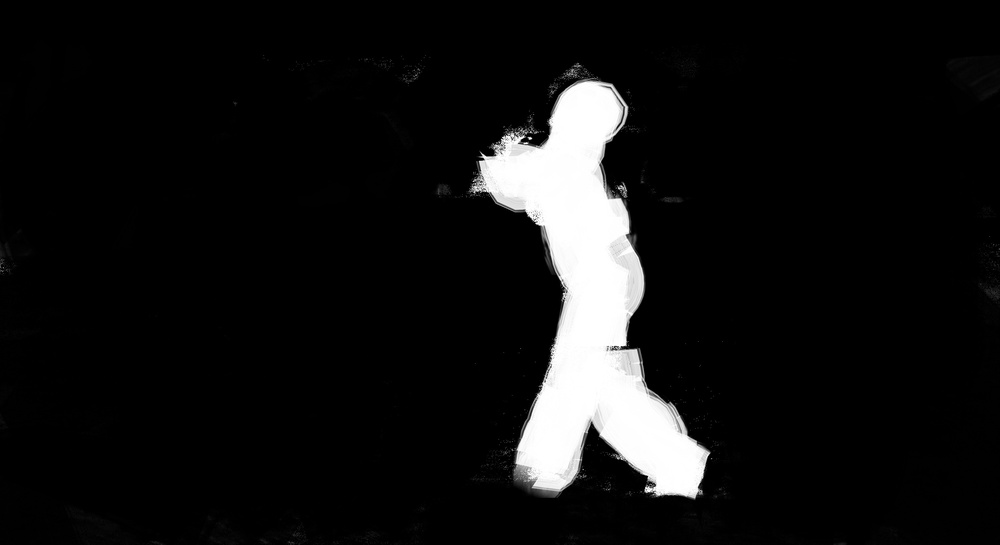
#> input picture ground_truth.jpg, 1000 x 545 px, shrunk from 2816 x 1536 before the run
$ python part5_evaluation.py
#> lines starting #> are read from the running program, lines starting #| are printed output that depends on the picture; after the words box and inside, x2 and y2 are one past the last pixel; in counts of white or black regions, pixels touching at a corner belong together
import cv2
import numpy as np

# 1. Load the manual ground truth mask (read as grayscale)
# Ensure you saved your painted image exactly as 'ground_truth.jpg'
gt_img = cv2.imread('ground_truth.jpg', cv2.IMREAD_GRAYSCALE)
#> gt_img is the input picture: shape (545, 1000); min 0, max 255, mean 19.2

# 2. Load the three algorithm predicted masks
otsu_img = cv2.imread('otsu_binary_mask.jpg', cv2.IMREAD_GRAYSCALE)
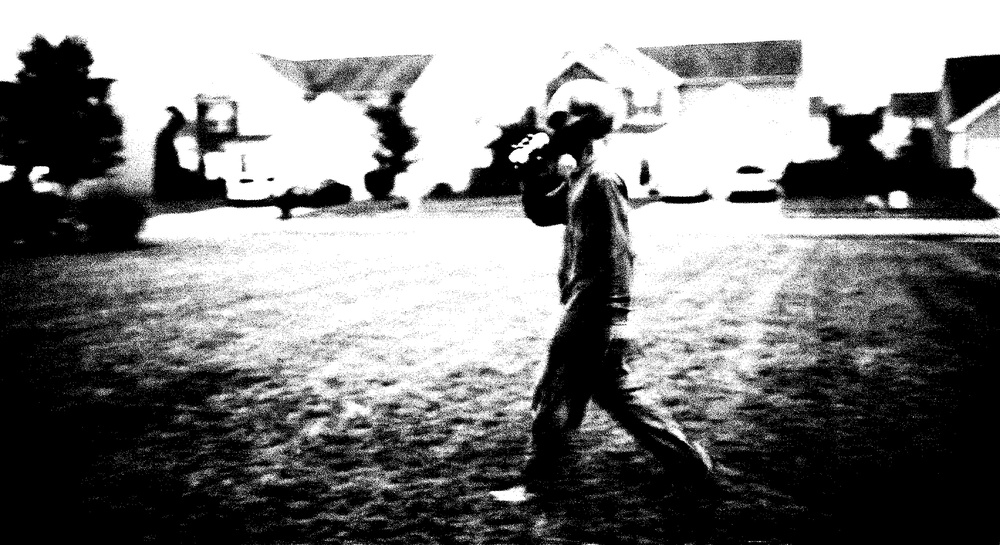
#> input picture otsu_binary_mask.jpg, 1000 x 545 px, shrunk from 2816 x 1536 before the run
#> otsu_img is the input picture: shape (545, 1000); min 0, max 255, mean 127.4
adapt_img = cv2.imread('adaptive_binary_mask.jpg', cv2.IMREAD_GRAYSCALE)
kmeans_img = cv2.imread('kmeans_mask.jpg', cv2.IMREAD_GRAYSCALE)
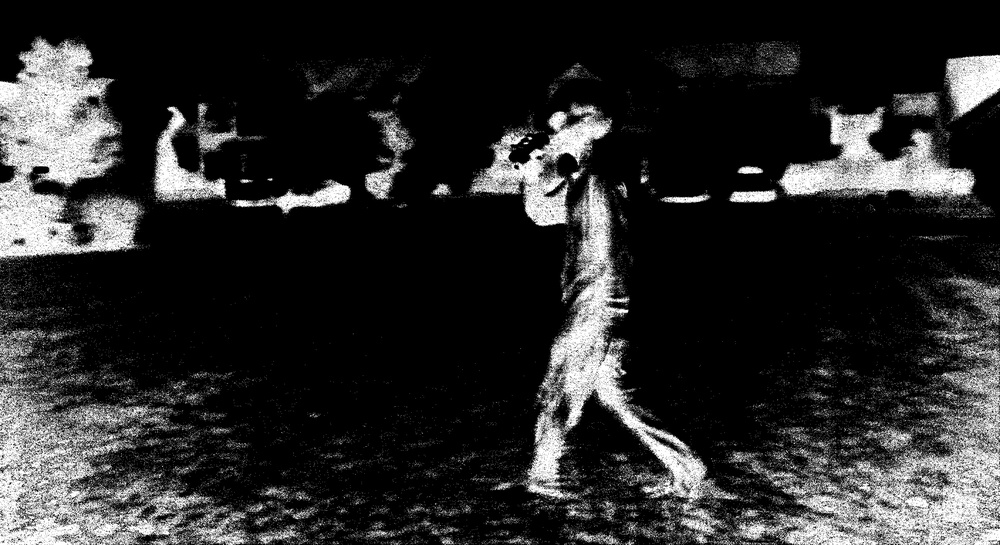
#> input picture kmeans_mask.jpg, 1000 x 545 px, shrunk from 2816 x 1536 before the run
#> kmeans_img is the input picture: shape (545, 1000); min 0, max 255, mean 43.2

# Function to calculate IoU and Dice metrics
def evaluate_segmentation(gt, pred, method_name):
    # Convert images to boolean arrays (True for white pixels, False for black)
#> called with method_name = "Otsu's Global Thresholding"
    gt_bool = gt > 127
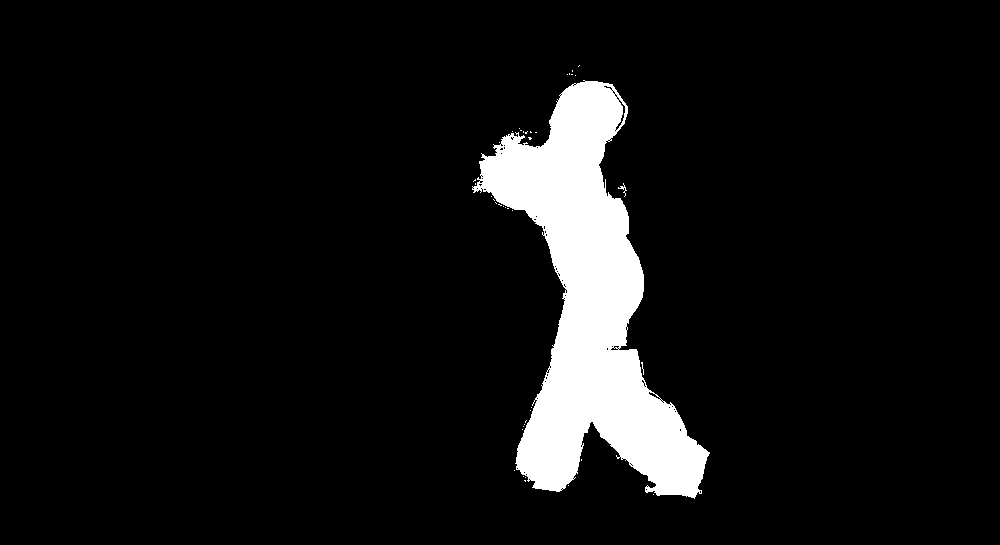
#> gt_bool: shape (545, 1000) bool; 7.5% white; 41 white regions (39 under 20 px), largest, box (x1, y1, x2, y2) and area: (472, 80, 710, 499) 40755, (618, 183, 627, 197) 31
    pred_bool = pred > 127
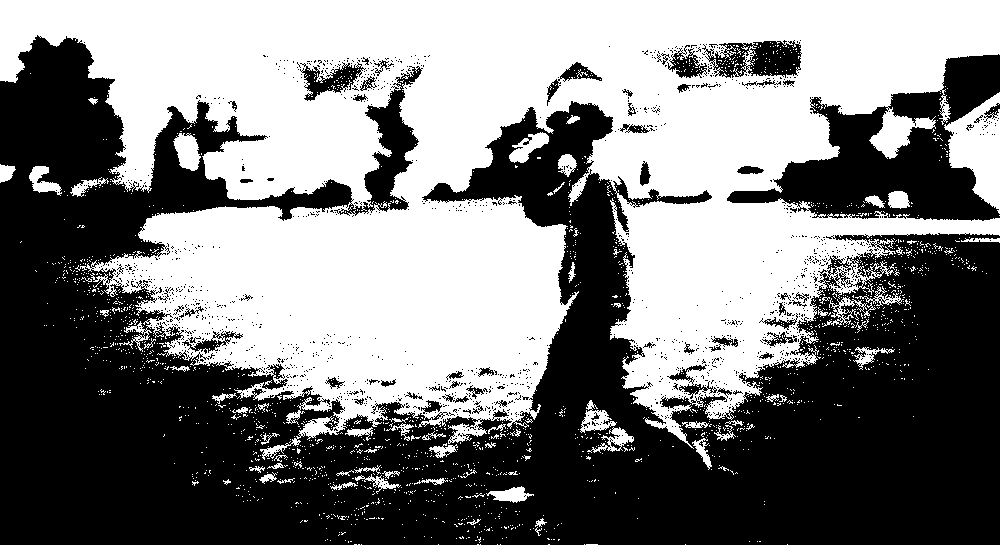
#> pred_bool: shape (545, 1000) bool; 49.2% white; 1909 white regions (1838 under 20 px), largest, box (x1, y1, x2, y2) and area: (0, 0, 1000, 460) 252231, (944, 92, 1000, 214) 3721, (173, 133, 201, 171) 717

    # Calculate Intersection (A ∩ B) and Union (A ∪ B)
    intersection = np.logical_and(gt_bool, pred_bool).sum()
#> intersection = 8693
    union = np.logical_or(gt_bool, pred_bool).sum()
#> union = 300447

    # Calculate IoU
    iou = intersection / union if union != 0 else 0.0
#> iou = 0.0289

    # Calculate Dice Coefficient: 2 * |A ∩ B| / (|A| + |B|)
    dice = (2.0 * intersection) / (gt_bool.sum() + pred_bool.sum()) if (gt_bool.sum() + pred_bool.sum()) != 0 else 0.0
#> dice = 0.0562

    # Print the results
    print(f"--- {method_name} ---")
    print(f"IoU (Jaccard Index): {iou:.4f}")
#| IoU (Jaccard Index): 0.0289
    print(f"Dice Coefficient:    {dice:.4f}\n")
#| Dice Coefficient:    0.0562

# 3. Execute the comparisons
print("Evaluating Segmentation Methods against Ground Truth...\n")
evaluate_segmentation(gt_img, otsu_img, "Otsu's Global Thresholding")
evaluate_segmentation(gt_img, adapt_img, "Adaptive Thresholding")
#> (the run stopped early here; a loop or call above may not have finished)
